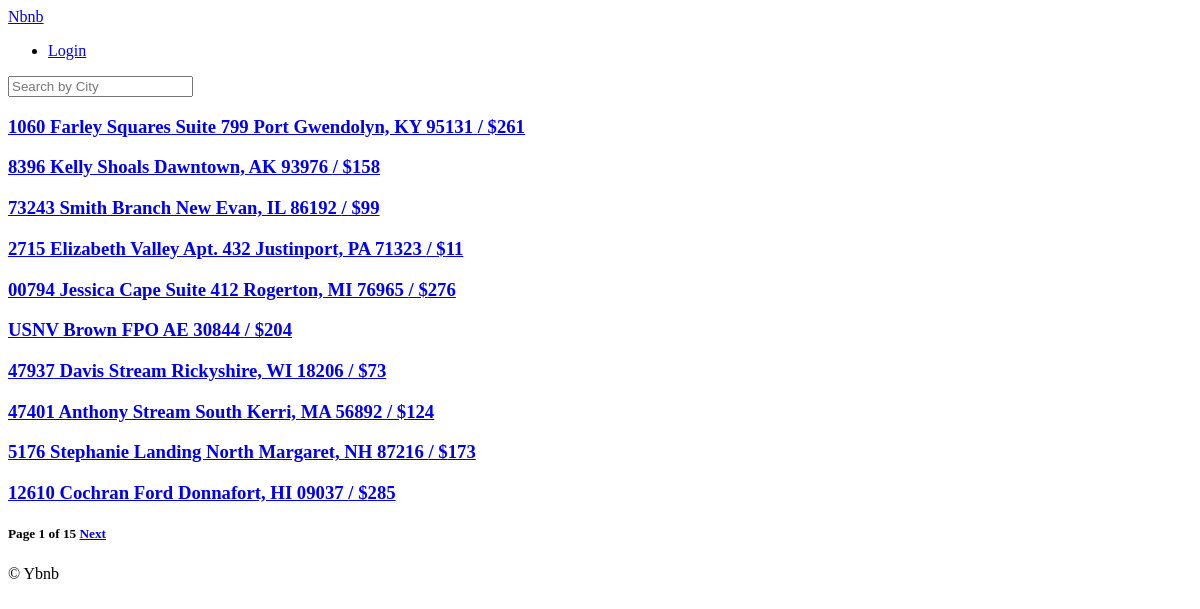
Before: / with the older database file.
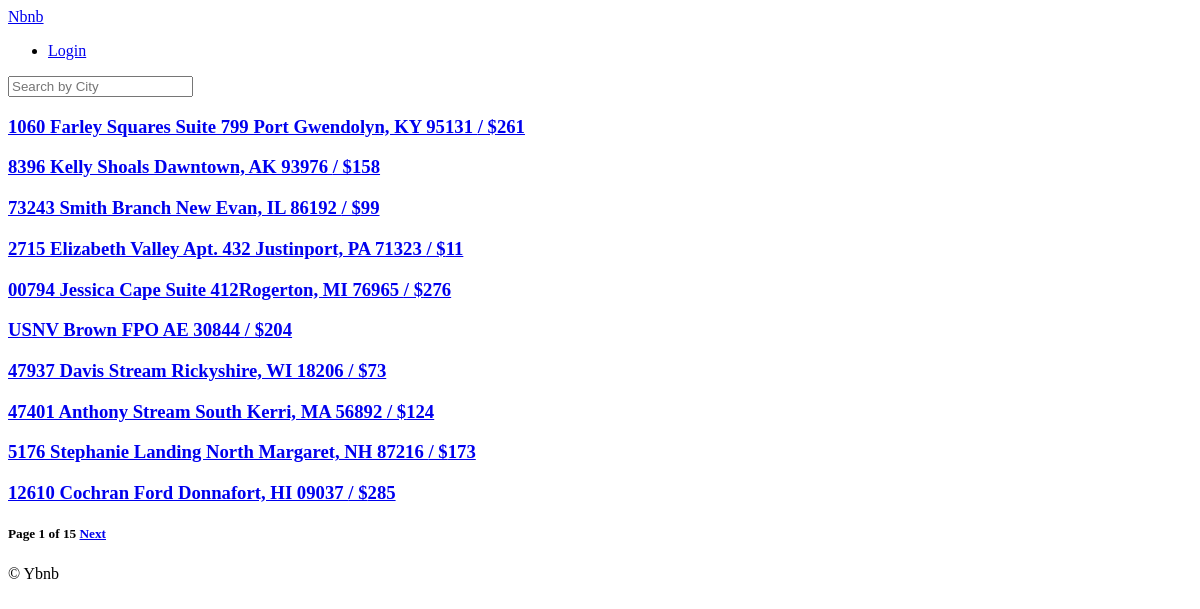
After: the same page with the newer database file.
### rooms/models.py (models this page shows, shortened)
class Room(core_models.TimeStampedModel):
    name = models.CharField(max_length=140)
    description = models.TextField()
    country = CountryField()
    city = models.CharField(max_length=80)
    price = models.IntegerField()
    address = models.CharField(max_length=140)
    guests = models.IntegerField()
    beds = models.IntegerField()
    bedrooms = models.IntegerField()
    baths = models.IntegerField()
    check_in = models.TimeField()
    check_out = models.TimeField()
    instant_book = models.BooleanField(default=False)
    host = models.ForeignKey(
        "users.User", related_name="rooms", on_delete=models.CASCADE
    )
    room_type = models.ForeignKey(
        "RoomType", related_name="rooms", on_delete=models.SET_NULL, null=True
    )
    amenities = models.ManyToManyField("Amenity", related_name="rooms", blank=True)
    facilities = models.ManyToManyField("Facility", related_name="rooms", blank=True)
    house_rules = models.ManyToManyField("HouseRule", related_name="rooms", blank=True)

### rooms/views.py (the view)
# urls.py: path("", room_views.HomeView.as_view(), name="home"),
class HomeView(ListView):
    model = models.Room
    paginate_by = 10
    paginate_orphans = 5
    ordering = "created"
    context_object_name = "rooms"

### templates/rooms/room_list.html (shortened to what this page needs)
{% extends "base.html" %}
{% block content %}
    {% for room in rooms %}
        <h3>
            <a href="{% url "rooms:detail" room.pk %}">
                {{room.name}} / ${{room.price}}
            </a>
        </h3>
    {% endfor %}
    <h5>
    Page {{page_obj.number}} of {{page_obj.paginator.num_pages}}
    {% if page_obj.has_next %}
        <a href ="?page={{page_obj.next_page_number}}">Next</a>
    {% endif %}
    </h5>
{% endblock content %}

Changed rows visible on the page:
changed Room: name "00794 Jessica Cape Suite 412 Rogerton, MI 76965" → "00794 Jessica Cape Suite 412Rogerton, MI 76965"
